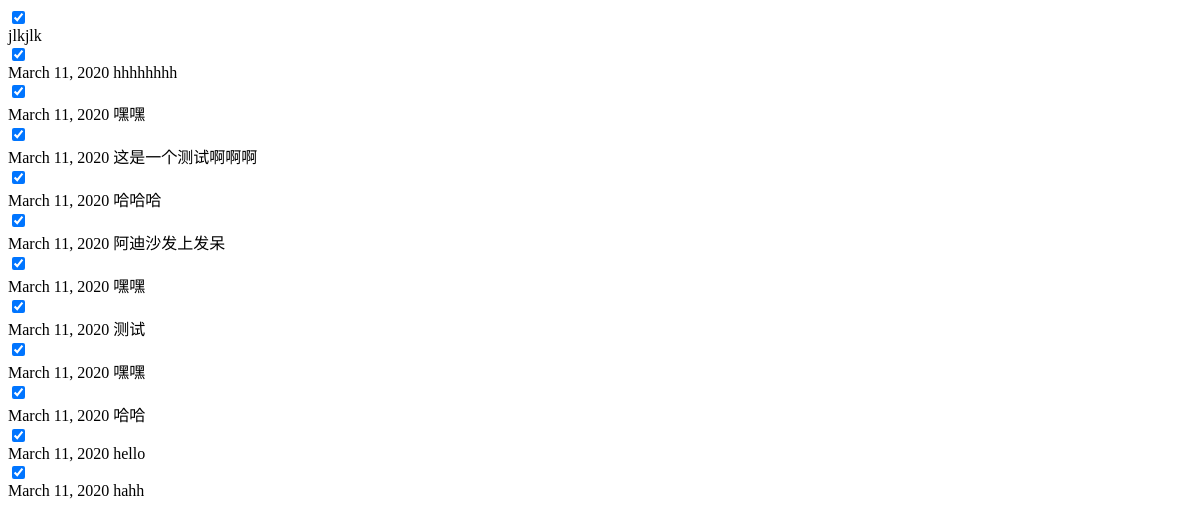
/items/ (signed in), run on an earlier commit of the app's database.
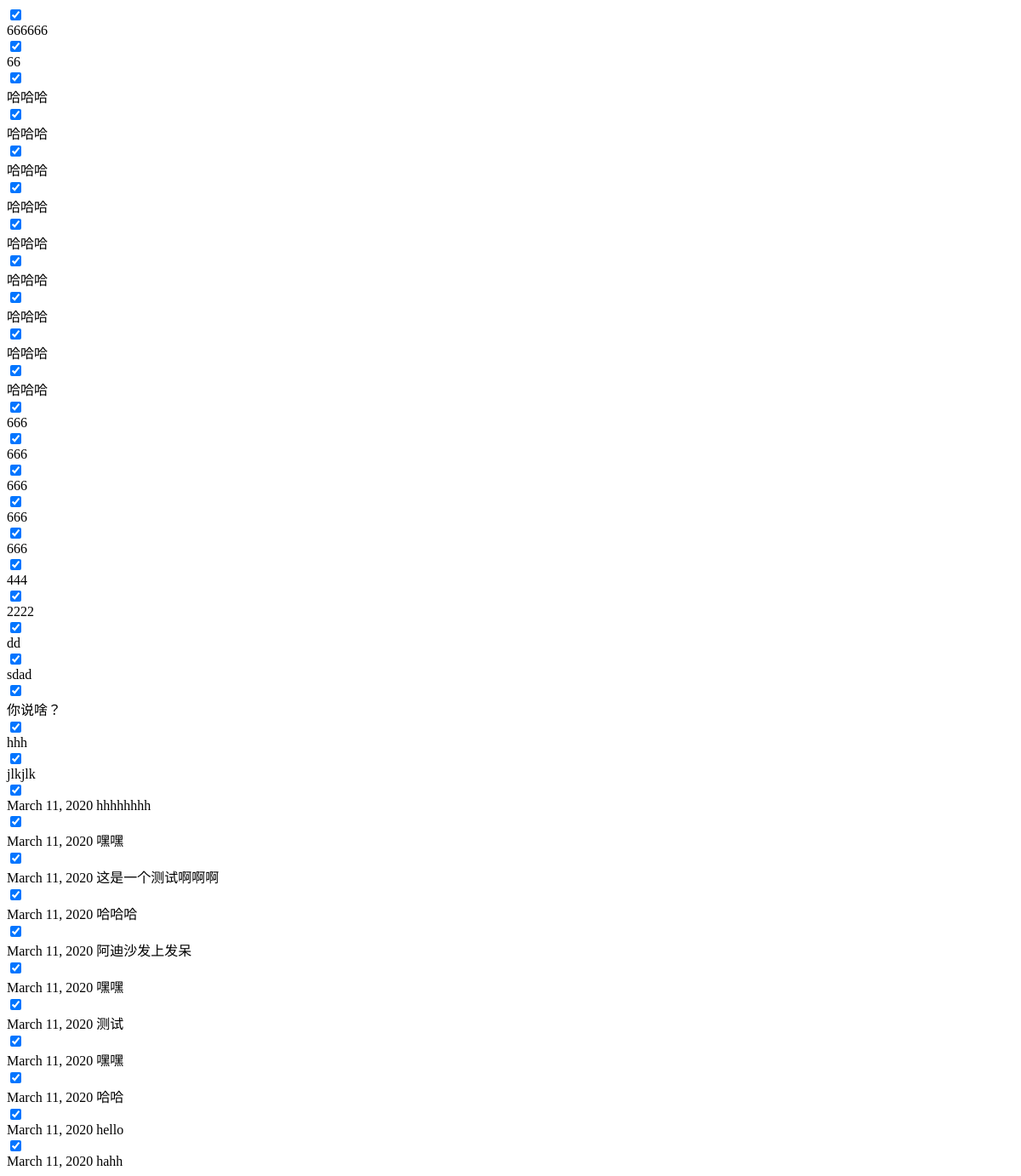
And on a later commit of the database.
### todo/models.py (models this page shows, shortened)
class Item(models.Model):
    desc = models.CharField(max_length = 200)
    date_added = models.DateTimeField(auto_now_add = True)
    start_date = models.DateTimeField(null = True)
    owner = models.ForeignKey(User, on_delete = models.CASCADE)

### todo/views.py (the view)
# urls.py: re_path(r'^items/$', views.items, name = "items"),
@login_required
def items(request):
    items = Item.objects.order_by('-date_added')
    form = ItemForm()
    context = {
        'items': items,
        'form': form,
    }
    return render(request, 'todo/items.html', context)

### todo/forms.py
class ItemForm(forms.ModelForm):
    class Meta:
        model = Item
        fields = ['desc']
        labels = {'desc': ''}

### todo/templates/todo/items.html (shortened to what this page needs)
{% for item in items %}
<tr>
    <th scope="row" style="width: 6.66%">
        <div class="custom-control custom-checkbox">
            <input type="checkbox" class="custom-control-input" id="tableDefaultCheck2" checked>
        </div>
    </th>
    <td>{{ item.start_date.date }}</td>
    <td>{{ item.desc }}</td>
</tr>
{% empty %}
    <tr>
        <td>No data</td>
    </tr>
{% endfor %}

What changed in the data, as far as the page shows it:
added Item: desc "666666"
added Item: desc "66"
added Item: desc "哈哈哈"
added Item: desc "哈哈哈"
added Item: desc "哈哈哈"
added Item: desc "哈哈哈"
added Item: desc "哈哈哈"
added Item: desc "哈哈哈"
added Item: desc "哈哈哈"
added Item: desc "哈哈哈"
added Item: desc "哈哈哈"
added Item: desc "666"
added Item: desc "666"
added Item: desc "666"
added Item: desc "666"
added Item: desc "666"
added Item: desc "444"
added Item: desc "2222"
added Item: desc "dd"
added Item: desc "sdad"
added Item: desc "你说啥？"
added Item: desc "hhh"
